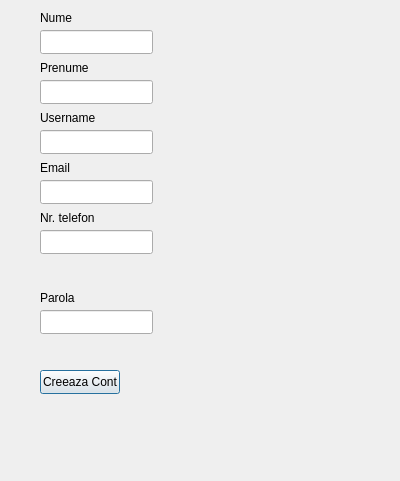
<?xml version="1.0" encoding="UTF-8"?>
<ui version="4.0">
 <class>SignUpDialog</class>
 <widget class="QDialog" name="SignUpDialog">
  <property name="geometry">
   <rect>
    <x>0</x>
    <y>0</y>
    <width>400</width>
    <height>481</height>
   </rect>
  </property>
  <property name="windowTitle">
   <string>Dialog</string>
  </property>
  <widget class="QLabel" name="label">
   <property name="geometry">
    <rect>
     <x>40</x>
     <y>10</y>
     <width>49</width>
     <height>16</height>
    </rect>
   </property>
   <property name="text">
    <string>Nume</string>
   </property>
  </widget>
  <widget class="QLineEdit" name="numeEdit">
   <property name="geometry">
    <rect>
     <x>40</x>
     <y>30</y>
     <width>113</width>
     <height>24</height>
    </rect>
   </property>
  </widget>
  <widget class="QLabel" name="label_2">
   <property name="geometry">
    <rect>
     <x>40</x>
     <y>60</y>
     <width>49</width>
     <height>16</height>
    </rect>
   </property>
   <property name="text">
    <string>Prenume</string>
   </property>
  </widget>
  <widget class="QLineEdit" name="prenumeEdit">
   <property name="geometry">
    <rect>
     <x>40</x>
     <y>80</y>
     <width>113</width>
     <height>24</height>
    </rect>
   </property>
  </widget>
  <widget class="QLabel" name="label_3">
   <property name="geometry">
    <rect>
     <x>40</x>
     <y>110</y>
     <width>71</width>
     <height>16</height>
    </rect>
   </property>
   <property name="text">
    <string>Username</string>
   </property>
  </widget>
  <widget class="QLineEdit" name="usernameEdit">
   <property name="geometry">
    <rect>
     <x>40</x>
     <y>130</y>
     <width>113</width>
     <height>24</height>
    </rect>
   </property>
  </widget>
  <widget class="QLabel" name="label_4">
   <property name="geometry">
    <rect>
     <x>40</x>
     <y>160</y>
     <width>49</width>
     <height>16</height>
    </rect>
   </property>
   <property name="text">
    <string>Email</string>
   </property>
  </widget>
  <widget class="QLineEdit" name="emailEdit">
   <property name="geometry">
    <rect>
     <x>40</x>
     <y>180</y>
     <width>113</width>
     <height>24</height>
    </rect>
   </property>
  </widget>
  <widget class="QLabel" name="label_5">
   <property name="geometry">
    <rect>
     <x>40</x>
     <y>210</y>
     <width>81</width>
     <height>16</height>
    </rect>
   </property>
   <property name="text">
    <string>Nr. telefon</string>
   </property>
  </widget>
  <widget class="QLineEdit" name="telefonEdit">
   <property name="geometry">
    <rect>
     <x>40</x>
     <y>230</y>
     <width>113</width>
     <height>24</height>
    </rect>
   </property>
  </widget>
  <widget class="QLabel" name="label_6">
   <property name="geometry">
    <rect>
     <x>40</x>
     <y>290</y>
     <width>49</width>
     <height>16</height>
    </rect>
   </property>
   <property name="text">
    <string>Parola</string>
   </property>
  </widget>
  <widget class="QLineEdit" name="parolaEdit">
   <property name="geometry">
    <rect>
     <x>40</x>
     <y>310</y>
     <width>113</width>
     <height>24</height>
    </rect>
   </property>
   <property name="echoMode">
    <enum>QLineEdit::EchoMode::Password</enum>
   </property>
  </widget>
  <widget class="QPushButton" name="creeazaContButton">
   <property name="geometry">
    <rect>
     <x>40</x>
     <y>370</y>
     <width>80</width>
     <height>24</height>
    </rect>
   </property>
   <property name="text">
    <string>Creeaza Cont</string>
   </property>
  </widget>
 </widget>
 <resources/>
 <connections/>
</ui>
